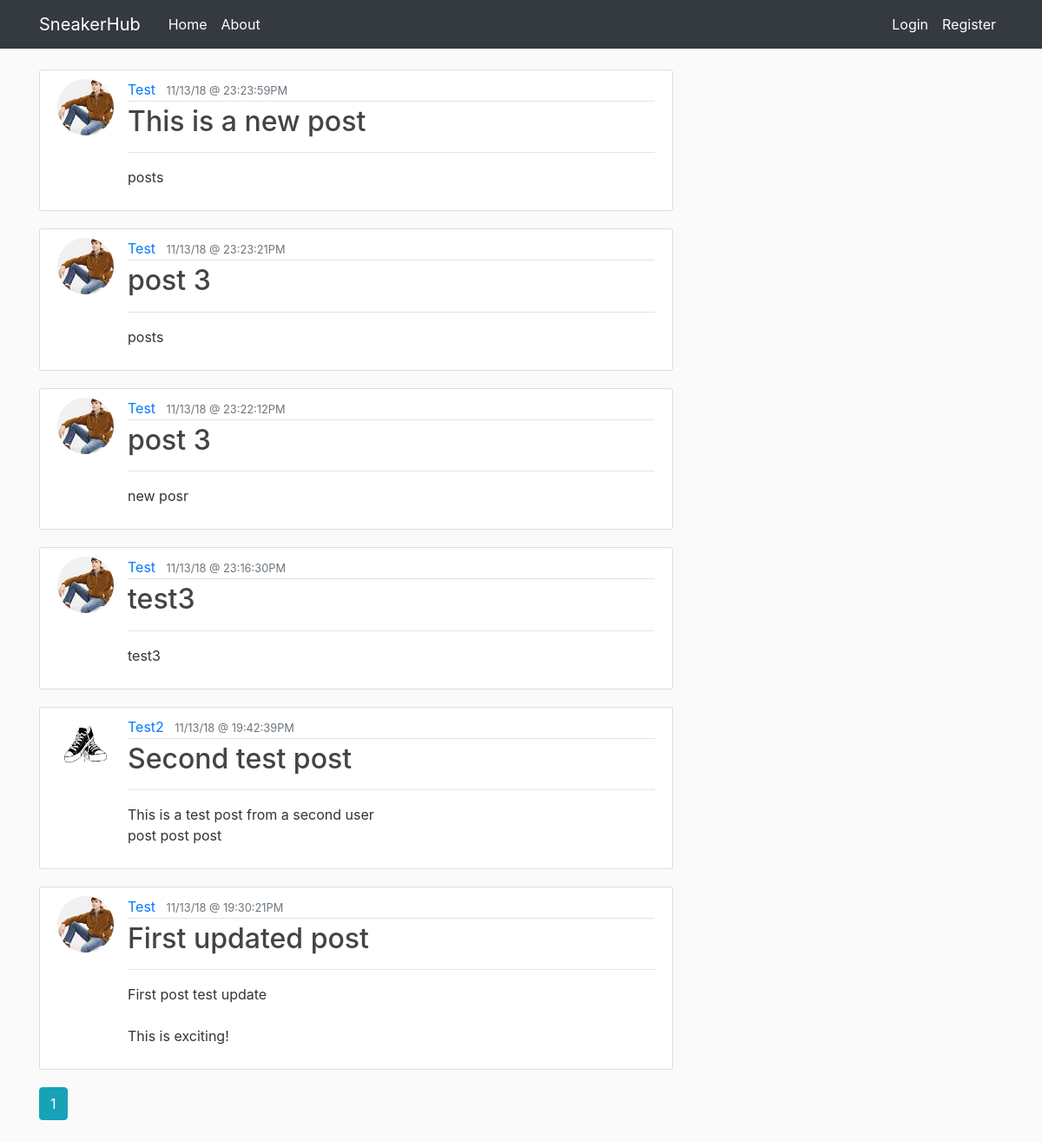
The app's page /home, older data.
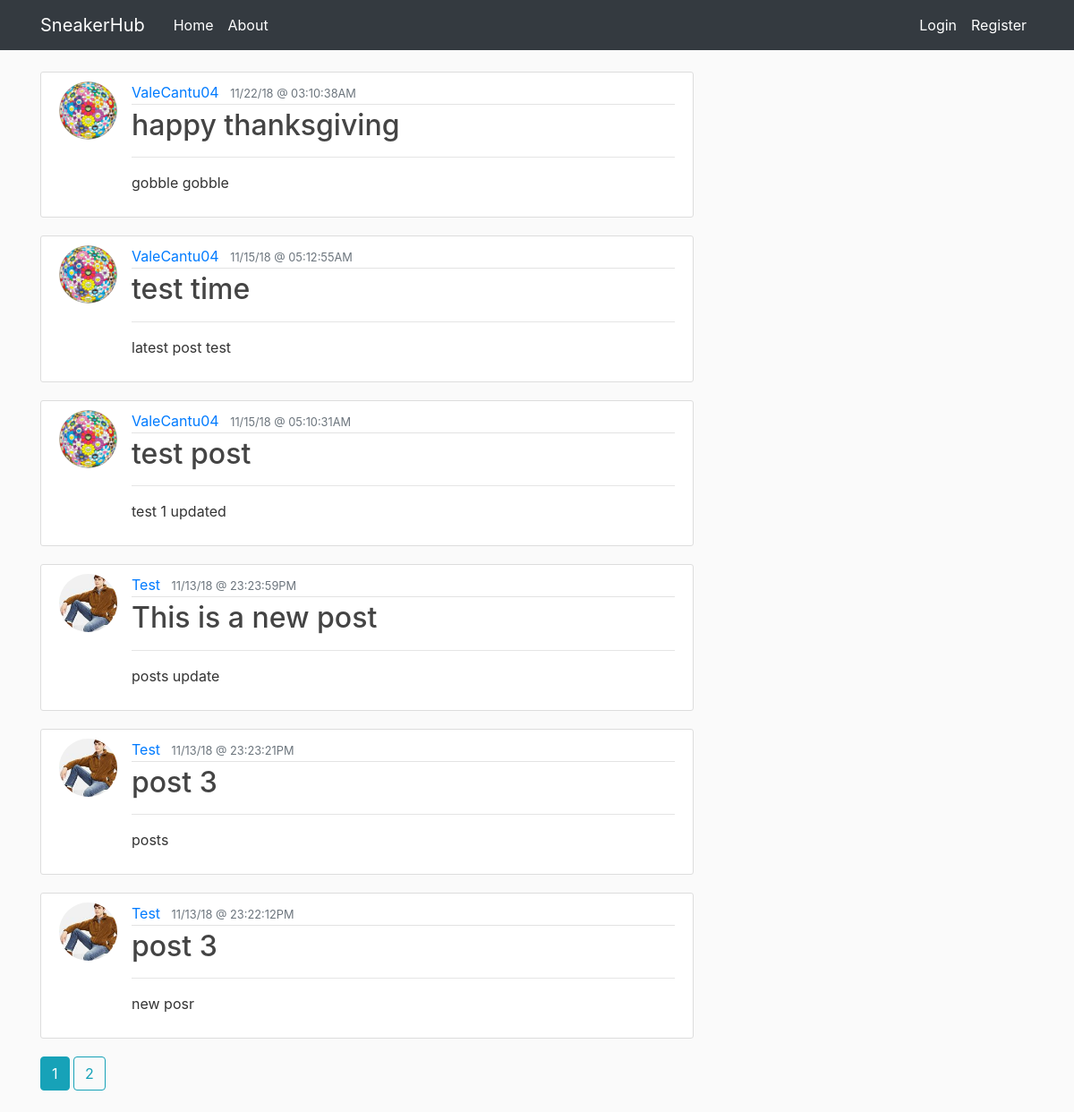
The same page, newer data.
### sneakerhub/models.py (models this page shows, shortened)
class Post(db.Model):
    id = db.Column(db.Integer, primary_key=True)
    title = db.Column(db.String(140), nullable=False)
    date_posted = db.Column(db.DateTime, nullable=False,
                            default=datetime.utcnow)
    content = db.Column(db.Text, nullable=False)
    user_id = db.Column(db.Integer, db.ForeignKey('user.id'), nullable=False)

class User(db.Model, UserMixin):
    id = db.Column(db.Integer, primary_key=True)
    username = db.Column(db.String(20), unique=True, nullable=False)
    email = db.Column(db.String(120), unique=True, nullable=False)
    image_file = db.Column(db.String(20), nullable=False,
                           default='default.jpg')
    password = db.Column(db.String(60), nullable=False)
    posts = db.relationship('Post', backref='author', lazy=True)

### sneakerhub/main/routes.py (the view)
@main.route("/")
@main.route("/home")
def home():
    page = request.args.get('page', 1, type=int)
    posts = Post.query.order_by(
        Post.date_posted.desc()).paginate(page=page, per_page=6)
    return render_template('home.html', posts=posts)

### sneakerhub/templates/home.html
{% extends "layout.html" %}
{% block content %}
{% for post in posts.items %}
<article class="media content-section">
    <img class="rounded-circle article-img" src="{{ url_for('static', filename='profile_pics/' + post.author.image_file) }}">
    <div class="media-body">
        <div class="article-metadata">
            <a class="mr-2" href="{{ url_for('users.user_posts', username=post.author.username) }}">{{
                post.author.username }}</a>
            <small class="text-muted">{{ post.date_posted.strftime('%x @ %X%p') }}</small>
        </div>
        <h2><a class="article-title" href="{{ url_for('posts.post', post_id=post.id) }}">{{ post.title }}</a></h2>
        <hr>
        <p class="article-content">{{ post.content }}</p>
    </div>
</article>
{% endfor %}
{% for page_num in posts.iter_pages(left_edge=1, right_edge=1, left_current=1, right_current=2) %}
{% if page_num %}
{% if posts.page == page_num %}
<a class="btn btn-info mb-4" href="{{ url_for('main.home', page=page_num) }}"> {{ page_num }} </a>
{% else %}
<a class="btn btn-outline-info mb-4" href="{{ url_for('main.home', page=page_num) }}"> {{ page_num }} </a>
{% endif %}
{% else %}
...
{% endif %}
{% endfor %}
{% endblock content %}

Row changes from the older to the newer data that the page shows:
no longer on this page (row unchanged): Post: image_file (picture), author.username "Test", date_posted "11/13/18 @ 23:16:30PM", title "test3", content "test3"
no longer on this page (row unchanged): Post: image_file (placeholder picture), author.username "Test2", date_posted "11/13/18 @ 19:42:39PM", title "Second test post", content "This is a test post from a second user post post post"
no longer on this page (row unchanged): Post: image_file (picture), author.username "Test", date_posted "11/13/18 @ 19:30:21PM", title "First updated post", content "First post test update This is exciting!"
added Post: image_file (picture), author.username "ValeCantu04", date_posted "11/22/18 @ 03:10:38AM", title "happy thanksgiving", content "gobble gobble"
added Post: image_file (picture), author.username "ValeCantu04", date_posted "11/15/18 @ 05:12:55AM", title "test time", content "latest post test"
added Post: image_file (picture), author.username "ValeCantu04", date_posted "11/15/18 @ 05:10:31AM", title "test post", content "test 1 updated"
changed Post "This is a new post": content "posts" → "posts update"
Text that changed along with them:
new list line: "2"
